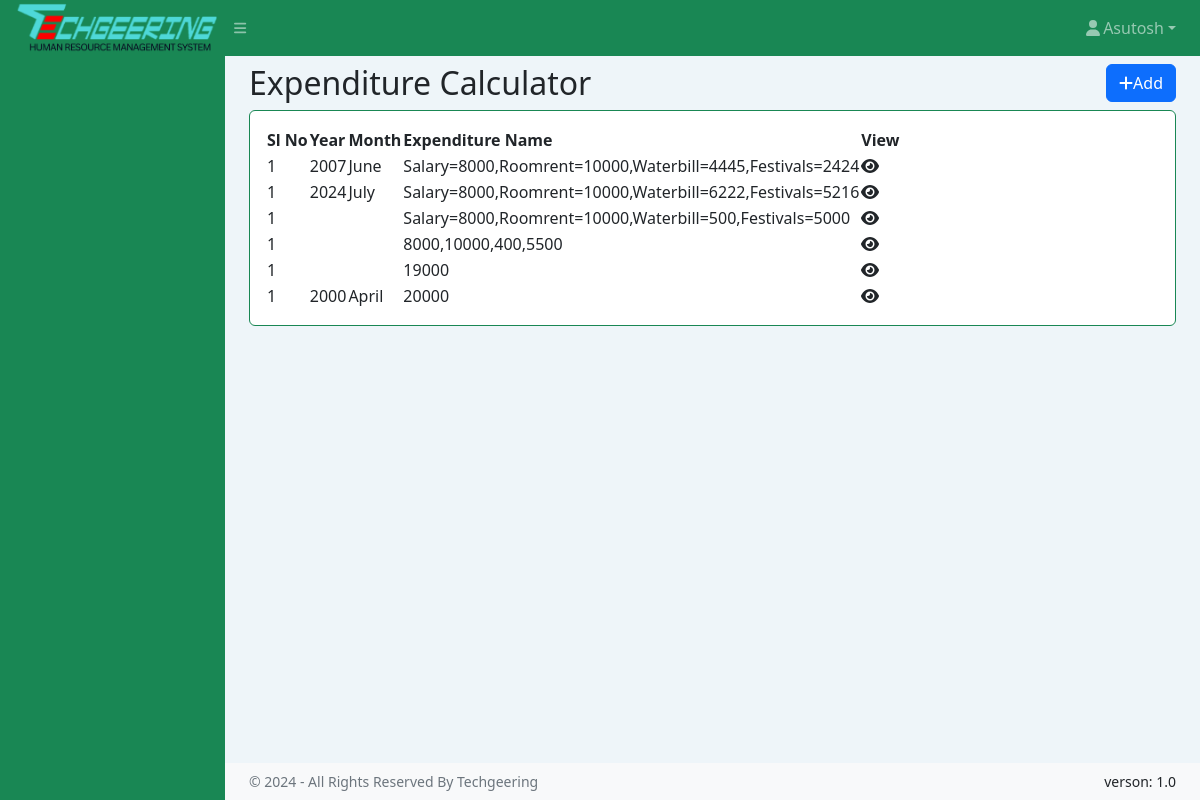
Screenshot of /expenditure_calculator.php with the database file from the repository.
### tables this page shows
CREATE TABLE `expenditure_calculator` (
  `id` int(11) NOT NULL,
  `year` varchar(20) NOT NULL,
  `month` varchar(20) NOT NULL,
  `name` longtext NOT NULL
);

### expenditure_calculator.php (the view, shortened to what this page needs)
<!DOCTYPE html>
<html lang="en">
<head>
    <link href="https://cdn.jsdelivr.net/npm/simple-datatables@7.1.2/dist/style.min.css" rel="stylesheet" />
    <link href="assets/css/styles.css" rel="stylesheet" />
</head>
<body class="sb-nav-fixed">
    <?php include 'common/topnav.php' ?>
    <div id="layoutSidenav">
        <?php include 'common/sidenav.php' ?>
        <div id="layoutSidenav_content">
            <main>
                <div class="container-fluid px-4">
                    <div class="d-flex justify-content-between align-items-center">
                        <h2 class="my-2">Expenditure Calculator</h2>
                        <button type="button" class="btn btn-primary" data-bs-toggle="modal"
                            data-bs-target="#addexpenditure">
                            <i class="fa-solid fa-plus"></i>Add
                        </button>
                    </div>
                    <div class="card mb-4">
                        <div class="card-body">
                            <table id="datatablesSimple">
                                <thead>
                                    <tr>
                                        <th>Sl No</th>
                                        <th>Year</th>
                                        <th>Month</th>
                                        <th>Expenditure Name</th>
                                        <th>View</th>
                                    </tr>
                                </thead>
                                <tbody>
                                    <?php
                                    include "common/conn.php";
                                    $sql = "SELECT * FROM expenditure_calculator";
                                    $result = $conn->query($sql);
                                    $slno = 1;
                                    if ($result->num_rows > 0) {
                                        while ($row = $result->fetch_assoc()) {
                                            $id = $row['id'];
                                            ?>
                                            <tr>
                                                <td><?php echo $slno; ?></td>
                                                <td><?php echo $row["year"]; ?></td>
                                                <td><?php echo $row["month"]; ?></td>
                                                <td><?php echo $row["name"]; ?></td>
                                                <td>
                                                    <a data-bs-toggle="modal"
                                                        data-bs-target="#paragraphmodal_<?php echo $id; ?>">
                                                        <i class="fas fa-eye"></i>
                                                    </a>
                                                </td>
                                            </tr>
                                            <div class="modal fade" id="paragraphmodal_<?php echo $id; ?>" tabindex="-1"
                                                aria-labelledby="exampleModalLabel" aria-hidden="true">
                                                <div class="modal-dialog modal-lg">
                                                    <div class="modal-content">
                                                            <?php
                                        } ?>
                                                </div>
                                            </div>
                                        </div>
                                        <?php
                                    } else {
                                        echo "0 results";
                                    }
                                    ?>
                                </tbody>
                            </table>
                        </div>
                    </div>
                </div>
            </main>
            <?php include 'common/copyrightfooter.php' ?>
        </div>
    </div>
</body>
</html>

### rows the page displays
expenditure_calculator: slno "1", year "2007", month "June", name "Salary=8000,Roomrent=10000,Waterbill=4445,Festivals=2424"
expenditure_calculator: slno "1", year "2024", month "July", name "Salary=8000,Roomrent=10000,Waterbill=6222,Festivals=5216"
expenditure_calculator: slno "1", name "Salary=8000,Roomrent=10000,Waterbill=500,Festivals=5000"
expenditure_calculator: slno "1", name "8000,10000,400,5500"
expenditure_calculator: slno "1", name "19000"
expenditure_calculator: slno "1", year "2000", month "April", name "20000"
